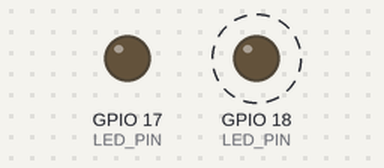
Bench run of a sketch on a simulated ESP32. Shown: output pins drawn as LEDs (lit = HIGH). Dashed ring = blinking. What the sketch prints to the serial monitor is not drawn.

Above: at 5.5 s.
Timing chart, 0 to 8.0 s (numbered marks = the images above):
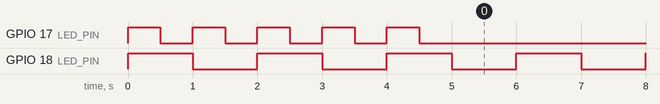

The sketch:

03_FreeRTOS.ino
```cpp
#include <Arduino.h>

#include "led_sketch.h"    // Screen Sketch
#include "led2_sketch.h"    // Screen Sketch

/* prototipo di taks usando xTaskCreatePinnedToCore
xTaskCreatePinnedToCore(
    ledSketch, // Task function
    "taskName",   // Task name
    8192,         // Stack size
    NULL,         // Task input parameters
    1,            // Task priority, be carefull when changing this
    NULL,         // Task handle, add one if you want control over the task (resume or suspend the task)
    1             // Core to run the task on
);
*/
/* prototipo di taks usando xTaskCreate
xTaskCreate(
    led2Sketch, // Task function
    "taskName",   // Task name
    2048,         // Stack size
    NULL,         // Task input parameters
    1,            // Task priority, be carefull when changing this
    &task1Handle // Task handle, add one if you want control over the task (resume or suspend the task)
);

*/


TaskHandle_t task1Handle = NULL; // in questo modo posso sospendere il taks

void setup()
{


    Serial.begin(115200);
    xTaskCreatePinnedToCore(ledSketch, "taskName", 2048, NULL, 1, NULL, 1);
    task_led_init();

    // Attendere 5 secondi
    vTaskDelay(5000 / portTICK_PERIOD_MS);
    Serial.println("Time to turn off led");
    // Cancellare il task
    vTaskDelete(task1Handle);
}

void loop()
{
}
```

led2_sketch.h
```cpp
#include <Arduino.h>

#define LED_PIN 17

#define uS_TO_S_FACTOR 1000000  /* Conversion factor for micro seconds to seconds */
#define mS_TO_S_FACTOR 1000ULL  /* Conversion factor for milli seconds to seconds */

#define TASK_MEDIUM  500   // 0.5 s
volatile int led2Status;


extern TaskHandle_t task1Handle;

void led2Sketch(void *parameter)
{
    // qui inizializzo i parametri che mi servono per il task
    TickType_t lastWakeTime = xTaskGetTickCount();
    const TickType_t period = pdMS_TO_TICKS(TASK_MEDIUM);

    pinMode(LED_PIN, OUTPUT);


    for (;;)
    {
        led2Status = digitalRead(LED_PIN);
        digitalWrite(LED_PIN, !led2Status);

        vTaskDelayUntil(&lastWakeTime, period);
    }
}

// Definizione della funzione di inizializzazione del task
void task_led_init(void) {
  xTaskCreate(led2Sketch, "taskName", 2048, NULL, 1, &task1Handle);
}
```

led_sketch.h
```cpp
#include <Arduino.h>

#define LED_PIN 18
#define PUSH_BUTTION_PIN 1

#define uS_TO_S_FACTOR 1000000  /* Conversion factor for micro seconds to seconds */
#define mS_TO_S_FACTOR 1000ULL  /* Conversion factor for milli seconds to seconds */

#define TASK_MEDIUM  1*mS_TO_S_FACTOR   // 1 s

extern volatile int led2Status;


void ledSketch(void *parameter)
{
    // qui inizializzo i parametri che mi servono per il task
    TickType_t lastWakeTime = xTaskGetTickCount();
    const TickType_t period = pdMS_TO_TICKS(TASK_MEDIUM);

    pinMode(LED_PIN, OUTPUT);


    for (;;)
    {
        digitalWrite(LED_PIN, !digitalRead(LED_PIN));
        // Serial.println(led2Status);

        vTaskDelayUntil(&lastWakeTime, period);
    }
}
```

Measured:
- by itself, GPIO 18 (LED_PIN): alternates HIGH for 1.0 s and LOW for 1.0 s
